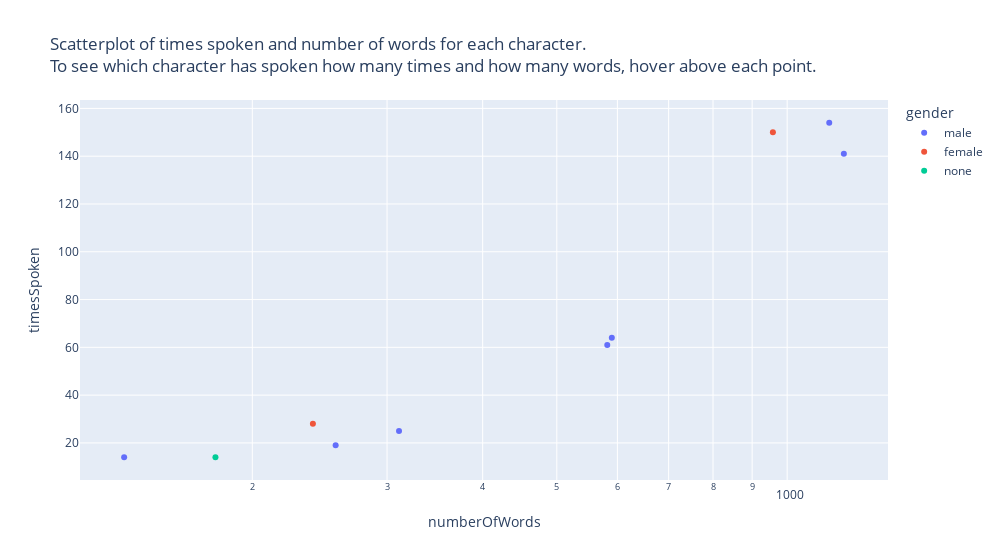

Source (notebook cell):
### Markdown cell above
Bubble charts

### Code cell
import plotly.express as px
df = px.data.gapminder()

fig = px.scatter(actorDF, x="numberOfWords", y="timesSpoken", color="gender", hover_name="actor", log_x=True, size_max=60, width=1000, 
title="Scatterplot of times spoken and number of words for each character. <br>To see which character has spoken how many times and how many words, hover above each point.")
fig.show()

### Figure 1 — Plotly figure (JSON) as saved in the notebook; plotly's stock layout.template omitted (floating-point values rounded to 4 significant figures)
{"data": [{"hovertemplate": "<b>%{hovertext}</b><br><br>gender=male<br>numberOfWords=%{x}<br>timesSpoken=%{y}<extra></extra>", "hovertext": ["FINN", "HAN", "POE", "KYLO REN", "GENERAL HUX", "MAZ", "SNOKE"], "legendgroup": "male", "marker": {"color": "#636efa", "symbol": "circle"}, "mode": "markers", "name": "male", "orientation": "v", "showlegend": true, "type": "scatter", "x": [1135, 1186, 590, 582, 311, 257, 136], "xaxis": "x", "y": [154, 141, 64, 61, 25, 19, 14], "yaxis": "y"}, {"hovertemplate": "<b>%{hovertext}</b><br><br>gender=female<br>numberOfWords=%{x}<br>timesSpoken=%{y}<extra></extra>", "hovertext": ["REY", "LEIA"], "legendgroup": "female", "marker": {"color": "#EF553B", "symbol": "circle"}, "mode": "markers", "name": "female", "orientation": "v", "showlegend": true, "type": "scatter", "x": [958, 240], "xaxis": "x", "y": [150, 28], "yaxis": "y"}, {"hovertemplate": "<b>%{hovertext}</b><br><br>gender=none<br>numberOfWords=%{x}<br>timesSpoken=%{y}<extra></extra>", "hovertext": ["C-3PO"], "legendgroup": "none", "marker": {"color": "#00cc96", "symbol": "circle"}, "mode": "markers", "name": "none", "orientation": "v", "showlegend": true, "type": "scatter", "x": [179], "xaxis": "x", "y": [14], "yaxis": "y"}], "layout": {"legend": {"title": {"text": "gender"}, "tracegroupgap": 0}, "title": {"text": "Scatterplot of times spoken and number of words for each character. <br>To see which character has spoken how many times and how many words, hover above each point."}, "width": 1000, "xaxis": {"anchor": "y", "domain": [0, 1], "title": {"text": "numberOfWords"}, "type": "log"}, "yaxis": {"anchor": "x", "domain": [0, 1], "title": {"text": "timesSpoken"}}}}
